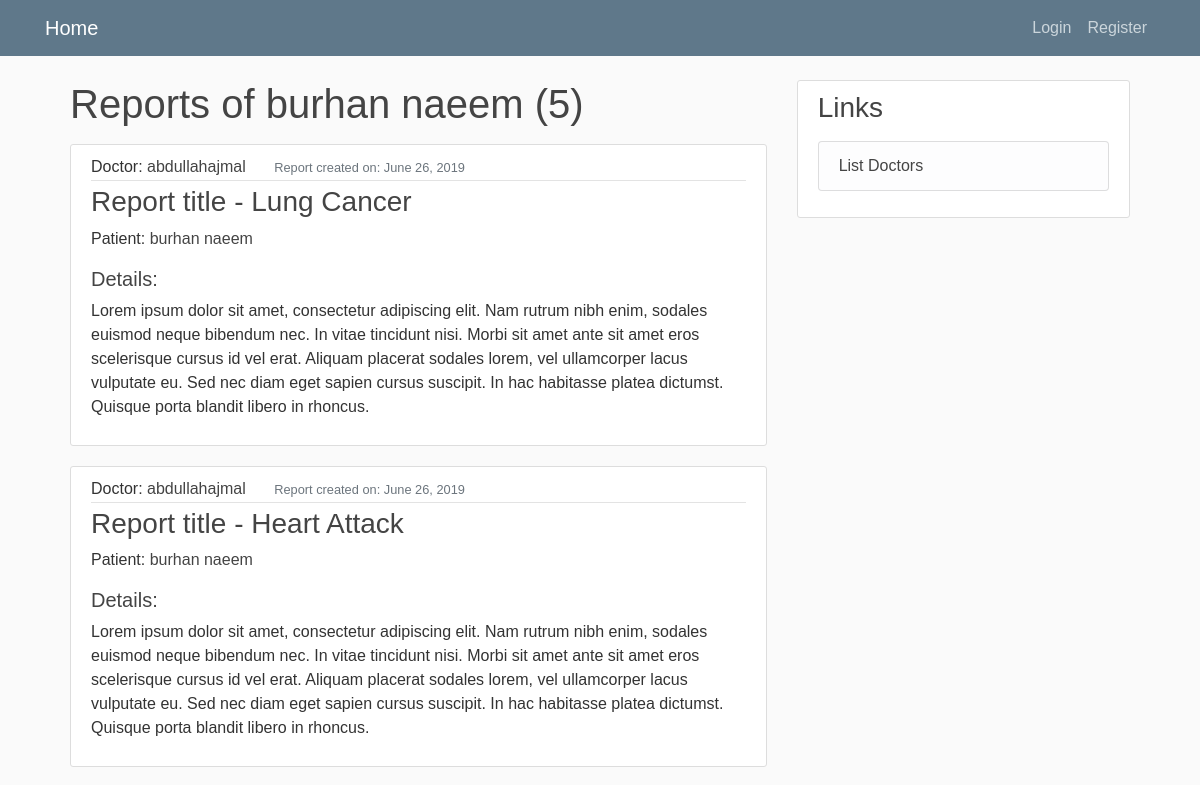
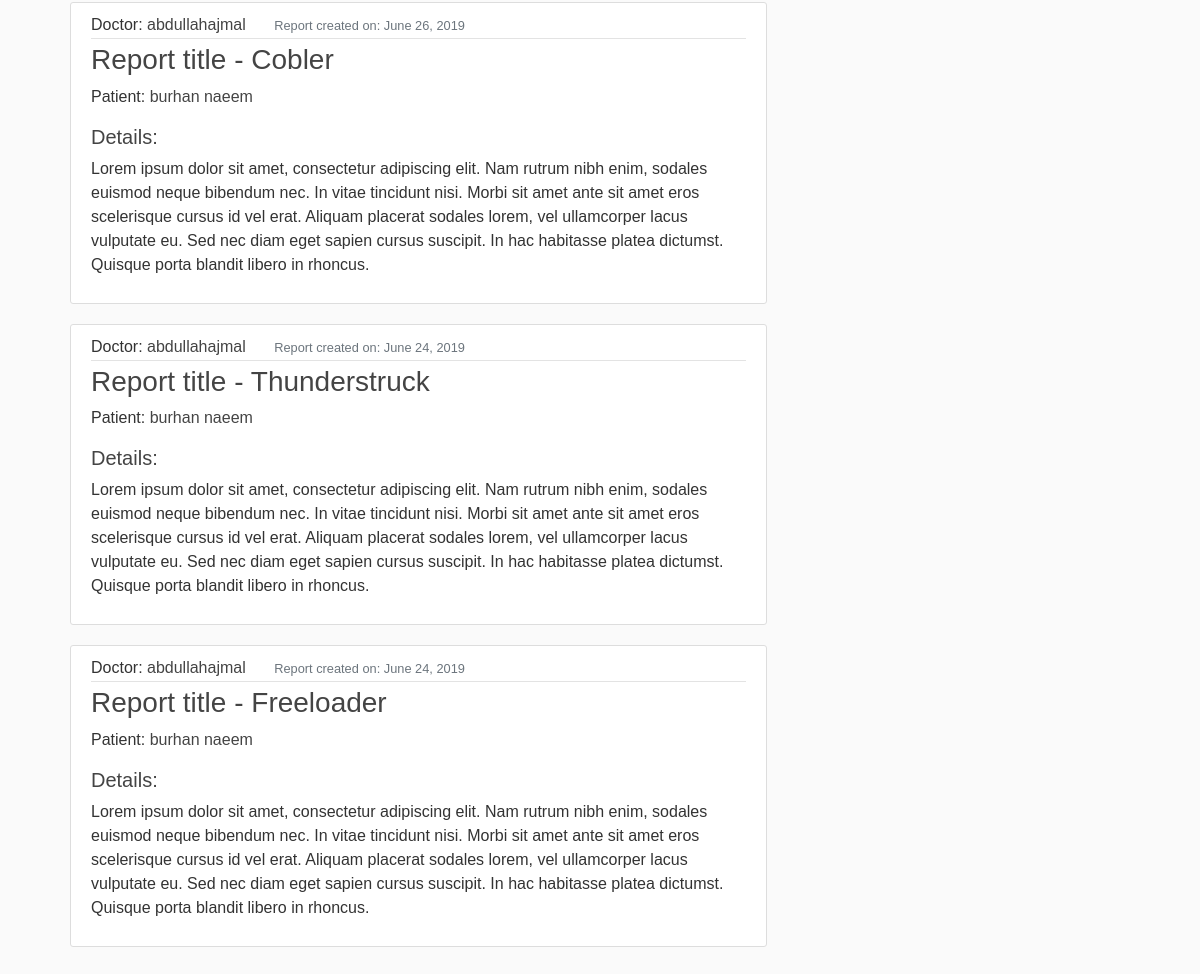
The page /patient/2/ on the database its author committed (2 pictures, top to bottom).
### hospital_app/models.py (models this page shows, shortened)
class DiagReport(models.Model):
    pat = models.ForeignKey(Patient, on_delete=models.CASCADE)
    title = models.CharField(max_length = 100)
    date_created = models.DateTimeField(default=timezone.now)
    rprt = models.TextField()

class Patient(models.Model):
    MALE = 'M'
    FEMALE = 'F'
    GENDER = [(MALE,'Male'),(FEMALE, 'Female')]
    doc = models.ForeignKey(User, on_delete=models.CASCADE)
    first = models.CharField(max_length = 50)
    last = models.CharField(max_length = 50, blank=True)
    age = models.PositiveIntegerField(validators=[MaxValueValidator(80), MinValueValidator(1)])
    gender = models.CharField(max_length = 1, choices=GENDER)
    def __str__(self):
        return str(self.first) + " " + str(self.last)

### hospital_app/views.py (the view)
# urls.py: path('patient/<int:pk>/', PatReportListView.as_view(), name='Pat-Report'),
class PatReportListView(ListView):
    model = Patient
    template_name = 'hospital_app/pat_reports.html'
    context_object_name = 'reports'
    paginate_by = 5
    def get_queryset(self):
        pat = get_object_or_404(Patient, id=self.kwargs.get('pk'))
        reports = pat.diagreport_set.all()
        return reports.order_by('-date_created')

### hospital_app/templates/hospital_app/pat_reports.html (shortened to what this page needs)
{% extends "hospital_app/base.html" %}
{% block content %}
{% if page_obj.paginator.count > 0 %}
<h1 class="mb-3">Reports of {{ reports.first.pat }} ({{ page_obj.paginator.count }})</h1>
        {% for rpt in reports %}
        <article class="media content-section">
          <div class="media-body">
                <div class="article-metadata">
                    Doctor: <a class="mr-4 article-title" href="{% url 'Doc-Report' rpt.pat.doc.username %}">{{ rpt.pat.doc.username }}</a>
                  <small class="text-muted">Report created on: {{ rpt.date_created|date:"F d, Y" }}</small>
                </div>
                <h3>Report title - <a class="article-title" href="{% url 'report-detail' rpt.id %}">{{ rpt.title }}</a></h3>
                <p class="article-content">Patient: <a class="article-title" href="{% url 'Pat-Report' rpt.pat.id %}">{{ rpt.pat }}</a></p>
                <h5>Details: </h5>
                <p class="article-content">{{ rpt.rprt }}</p>
              </div>
        </article>
    {% endfor %}
{% else %}
<div class="border-bottom pt-3">
  <h2>This patient have no logged reports</h2>
</div>
{% endif %}
{% endblock content %}

### hospital_app/static/hospital_app/main.css (style rules this page uses)
* { box-sizing: border-box; }
body { background: #fafafa; color: #333333; margin-top: 5rem; font-family: Arial, Helvetica, sans-serif; }
h1, h2, h3, h4, h5, h6 { color: #444444; }
.content-section { background: #ffffff; padding: 10px 20px; border: 1px solid #dddddd; border-radius: 3px; margin-bottom: 20px; }
.article-title { color: #444444; }
.article-content { white-space: pre-line; }
.article-metadata { padding-bottom: 1px; margin-bottom: 4px; border-bottom: 1px solid #e3e3e3 }

### rows shown on the page
DiagReport: first.pat "burhan naeem", pat.doc.username "abdullahajmal", date_created "June 26, 2019", title "Lung Cancer", pat "burhan naeem", rprt "Lorem ipsum dolor sit amet, consectetur adipiscing elit. Nam rutrum nibh enim, sodales euismod neque bibendum nec. In vitae tincidunt nisi. Morbi sit amet ante sit amet eros scelerisque cursus id vel erat. Aliquam placerat sodales lorem, vel ullamcorper lacus vulputate eu. Sed nec diam eget sapien cursus suscipit. In hac habitasse platea dictumst. Quisque porta blandit libero in rhoncus."
DiagReport: pat.doc.username "abdullahajmal", date_created "June 26, 2019", title "Heart Attack", pat "burhan naeem", rprt "Lorem ipsum dolor sit amet, consectetur adipiscing elit. Nam rutrum nibh enim, sodales euismod neque bibendum nec. In vitae tincidunt nisi. Morbi sit amet ante sit amet eros scelerisque cursus id vel erat. Aliquam placerat sodales lorem, vel ullamcorper lacus vulputate eu. Sed nec diam eget sapien cursus suscipit. In hac habitasse platea dictumst. Quisque porta blandit libero in rhoncus."
DiagReport: pat.doc.username "abdullahajmal", date_created "June 26, 2019", title "Cobler", pat "burhan naeem", rprt "Lorem ipsum dolor sit amet, consectetur adipiscing elit. Nam rutrum nibh enim, sodales euismod neque bibendum nec. In vitae tincidunt nisi. Morbi sit amet ante sit amet eros scelerisque cursus id vel erat. Aliquam placerat sodales lorem, vel ullamcorper lacus vulputate eu. Sed nec diam eget sapien cursus suscipit. In hac habitasse platea dictumst. Quisque porta blandit libero in rhoncus."
DiagReport: pat.doc.username "abdullahajmal", date_created "June 24, 2019", title "Thunderstruck", pat "burhan naeem", rprt "Lorem ipsum dolor sit amet, consectetur adipiscing elit. Nam rutrum nibh enim, sodales euismod neque bibendum nec. In vitae tincidunt nisi. Morbi sit amet ante sit amet eros scelerisque cursus id vel erat. Aliquam placerat sodales lorem, vel ullamcorper lacus vulputate eu. Sed nec diam eget sapien cursus suscipit. In hac habitasse platea dictumst. Quisque porta blandit libero in rhoncus."
DiagReport: pat.doc.username "abdullahajmal", date_created "June 24, 2019", title "Freeloader", pat "burhan naeem", rprt "Lorem ipsum dolor sit amet, consectetur adipiscing elit. Nam rutrum nibh enim, sodales euismod neque bibendum nec. In vitae tincidunt nisi. Morbi sit amet ante sit amet eros scelerisque cursus id vel erat. Aliquam placerat sodales lorem, vel ullamcorper lacus vulputate eu. Sed nec diam eget sapien cursus suscipit. In hac habitasse platea dictumst. Quisque porta blandit libero in rhoncus."

### other values the page prints
{{ page_obj.paginator.count }} "5"
